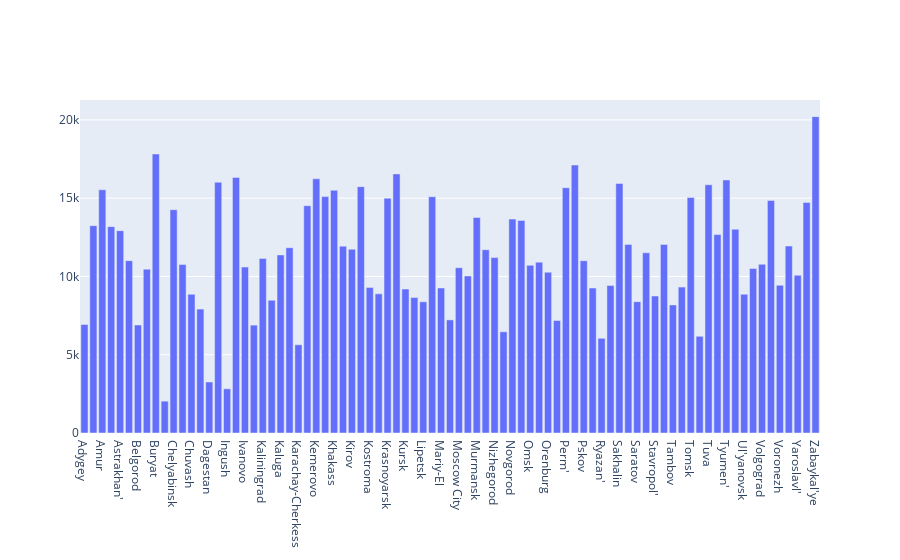

Notebook cell for this chart:
### Code cell
city_to_crimes_sum: Dict[str, int] = OrderedDict()

for _, row in df.iterrows():
    city_to_crimes_sum[row.id] = city_to_crimes_sum.get(row.id, 0) + row.crime

iplot([Bar(x=list(city_to_crimes_sum.keys()), y=list(city_to_crimes_sum.values()))], filename="jupyter-basic_bar")

### Figure 1 — Plotly figure (JSON) as saved in the notebook; plotly's stock layout.template omitted (floating-point values rounded to 4 significant figures)
{"data": [{"type": "bar", "x": ["Adygey", "Altay", "Amur", "Arkhangel'sk", "Astrakhan'", "Bashkortostan", "Belgorod", "Bryansk", "Buryat", "Chechnya", "Chelyabinsk", "Chukot", "Chuvash", "City of St. Petersburg", "Dagestan", "Gorno-Altay", "Ingush", "Irkutsk", "Ivanovo", "Kabardin-Balkar", "Kaliningrad", "Kalmyk", "Kaluga", "Kamchatka", "Karachay-Cherkess", "Karelia", "Kemerovo", "Khabarovsk", "Khakass", "Khanty-Mansiy", "Kirov", "Komi", "Kostroma", "Krasnodar", "Krasnoyarsk", "Kurgan", "Kursk", "Leningrad", "Lipetsk", "Magadan", "Mariy-El", "Mordovia", "Moscow City", "Moskva", "Murmansk", "Nenets", "Nizhegorod", "North Ossetia", "Novgorod", "Novosibirsk", "Omsk", "Orel", "Orenburg", "Penza", "Perm'", "Primor'ye", "Pskov", "Rostov", "Ryazan'", "Sakha", "Sakhalin", "Samara", "Saratov", "Smolensk", "Stavropol'", "Sverdlovsk", "Tambov", "Tatarstan", "Tomsk", "Tula", "Tuva", "Tver'", "Tyumen'", "Udmurt", "Ul'yanovsk", "Vladimir", "Volgograd", "Vologda", "Voronezh", "Yamal-Nenets", "Yaroslavl'", "Yevrey", "Zabaykal'ye"], "y": [6934, 13244, 15539, 13180, 12927, 11010, 6899, 10465, 17820, 2034, 14262, 10759, 8862, 7917, 3260, 16019, 2824, 16327, 10601, 6891, 11154, 8476, 11377, 11836, 5638, 14523, 16241, 15100, 15508, 11937, 11738, 15738, 9302, 8889, 15003, 16552, 9194, 8650, 8380, 15096, 9262, 7225, 10560, 10032, 13768, 11707, 11204, 6464, 13664, 13582, 10714, 10913, 10271, 7184, 15669, 17115, 11005, 9262, 6049, 9417, 15944, 12048, 8389, 11513, 8750, 12047, 8182, 9320, 15040, 6178, 15860, 12673, 16163, 13018, 8865, 10504, 10778, 14849, 9434, 11943, 10074, 14727, 20208]}], "layout": {}}
